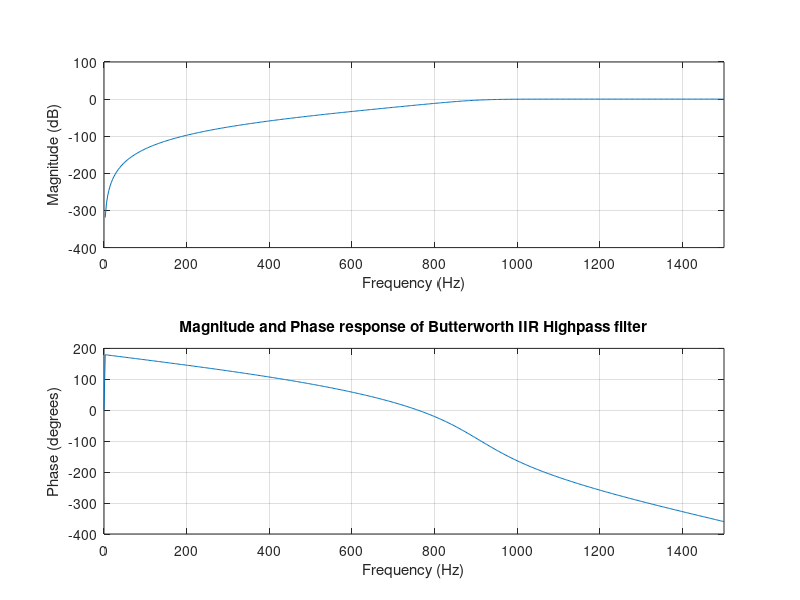
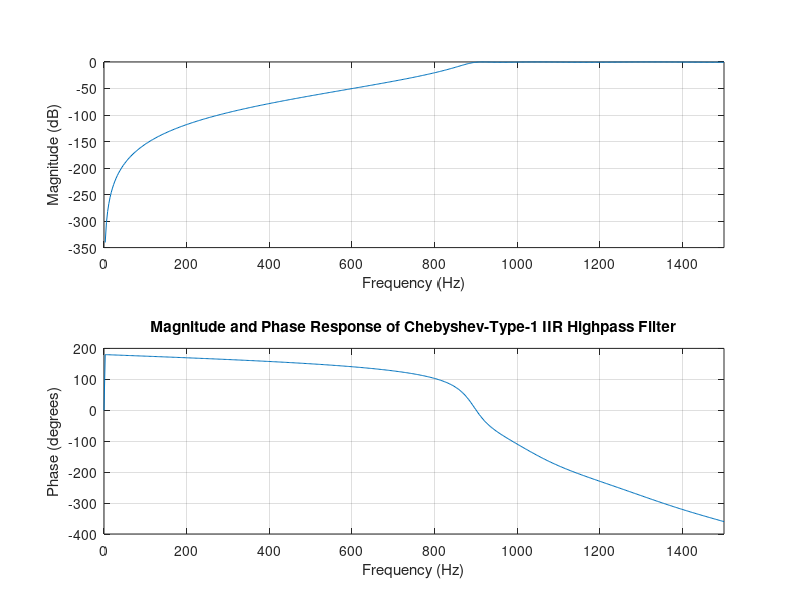
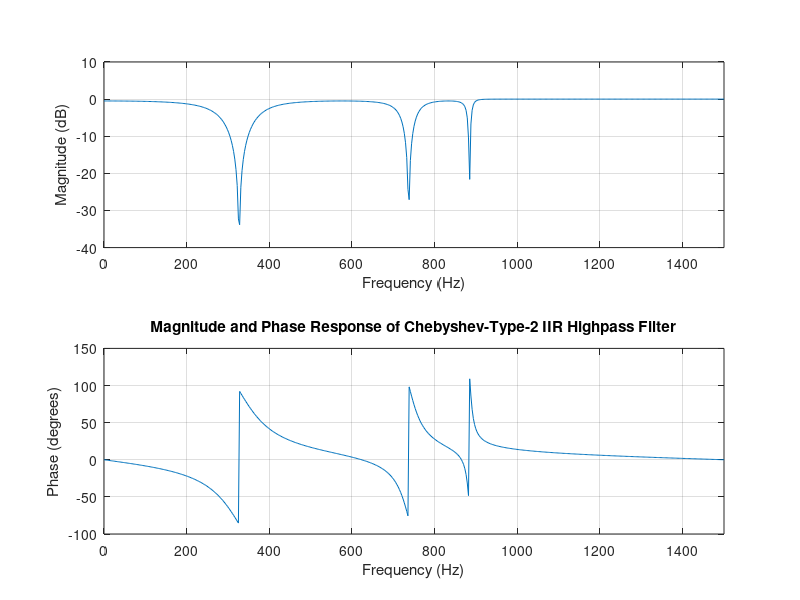

The MATLAB source for these figures, in order:
%8.2.4 y 1 

%Program: EXP5_IIR_Butterworth_Lowpass
%A MATLAB program to design IIR Butterworth Lowpass Filter
clf;
clear all; close all;
N = 512; n = 6;
fs = 3000;
%Clear all figures %Clear all variables %Close all figures
%Define the order of the filter
Wc = 0.6; %Normalizing the frequencies

[b,a]=butter(n,Wc, 'high'); %Calculation of filter coefficient
figure(1);
freqz(b,a,N,fs); %Plotting the filter respons
title('Magnitude and Phase response of Butterworth IIR Highpass filter');

R = 0.5; %Define the Passband peak-to-peak ripple in decibels
[c,d]=cheby1(n,R,Wc,'high'); %Calculating filter coefficients
figure(2);
freqz(c,d,N,fs); %Plotting the filter response
title('Magnitude and Phase Response of Chebyshev-Type-1 IIR Highpass Filter');

R1 = 20;
%Clear all figures %Clear all variables
%Close all figures
%Define the order of the filter %Stopband ripple in decibles
[e,f]=cheby2(n,R,Wc,'high');%Calculation of filter coefficients
figure(3);
freqz(e,f,N,fs); %Plotting the filter response
title('Magnitude and Phase Response of Chebyshev-Type-2 IIR Highpass Filter');
